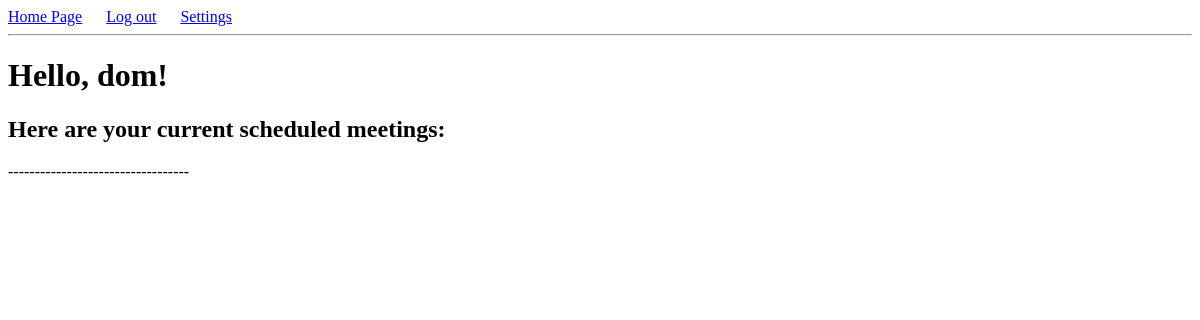
Page /meetings (signed in) on the earlier database version.
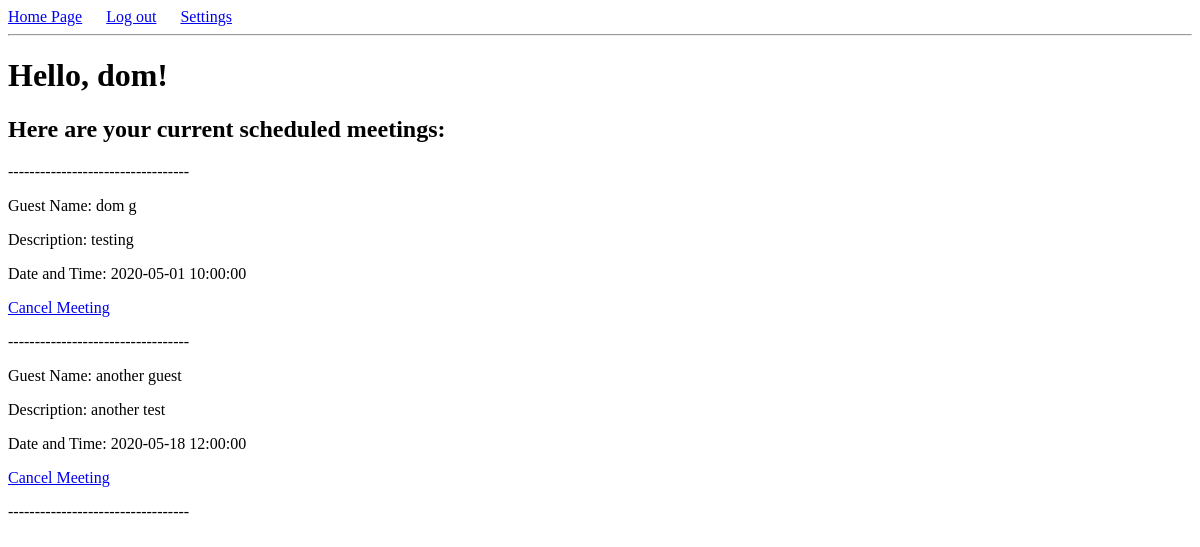
Same page on the later database version.
### app/models.py (models this page shows, shortened)
class Meeting(db.Model):
    id = db.Column(db.Integer, primary_key=True)
    description = db.Column(db.String(256))
    time = db.Column(db.DateTime, index=True)
    guest = db.Column(db.String(64))
    user_id = db.Column(db.Integer, db.ForeignKey('user.id'))

### app/routes.py (the view)
@app.route('/meetings')
def meetings():
    M = Meeting.query.all()
    Yours = []
    for m in M:
        if m.user_id == current_user.id:
            Yours.append(m)
    return render_template('meetings.html', title = 'Creator Home', meets = Yours)

### app/models.py (called while the page is built)
@log_in.user_loader
def load_user(id):
    return User.query.get(int(id))

### app/templates/meetings.html
{% extends "base.html" %}
{% block content %}
    <h1>Hello, {{ current_user.username }}!</h1>
    <h2>Here are your current scheduled meetings:</h2>
    {% for m in meets %}
    <div>
        <p>----------------------------------</p>
        <p>Guest Name: {{ m.guest }}</p>
        <p>Description: {{ m.description }}</p>
        <p>Date and Time: {{ m.time }}</p>
        <p><a href="{{ url_for('delete_meeting', id = m.id) }}">Cancel Meeting</a></p>
    </div>
    {% endfor %}
    <p>----------------------------------</p>
{% endblock %}

Differences in the rows shown:
added Meeting: guest "dom g", description "testing", time "2020-05-01 10:00:00"
added Meeting: guest "another guest", description "another test", time "2020-05-18 12:00:00"
